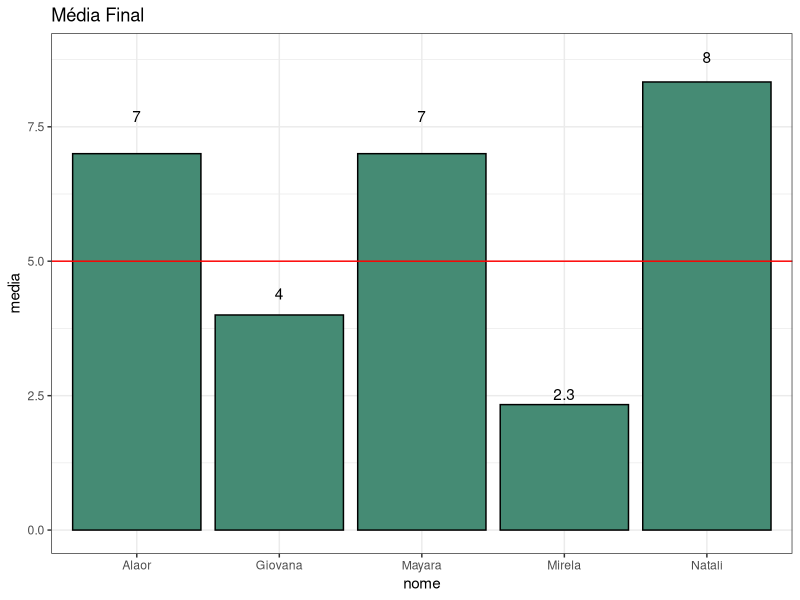
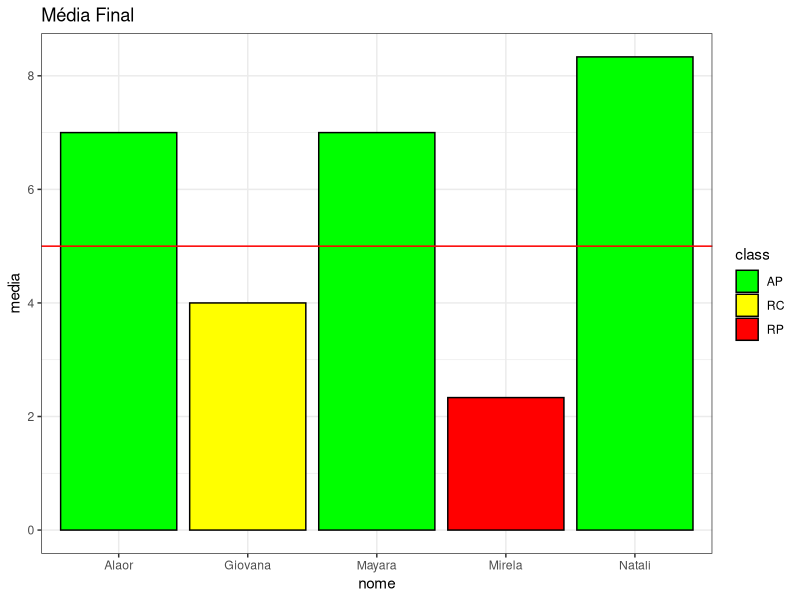

These figures' R source, in order:
# Data 10/12/2024 - Lista 03
# Exercício 01
x <- 100
y <- 68
if(x > y){
  print(x)
} else {
  print(y)
}

# Exercício 01.1
# Criar uma estrutura que classica
# a nota final do aluno:
# se a nota fou maior ou igual a 5
# "aprovado" caso contrário,
# "reprovado".
nota_final <- 4.99
if(nota_final >= 5){
  print('Aprovado')
} else {
  print('Reprovado')
}
ceiling(nota_final) # inteiro superior
floor(nota_final) # inteiro inferior

# Exercício 01.2
# implementar:
# 0 a 2.99 - reprovado
# 3 a 4.99 - recuperação
# 5 a 10 - aprovado
nota <- 8.99
if(nota < 3){
  print("Reprovado")
} else if(nota < 5){
  print("Recuperação")
} else {
  print("Aprovado")
}

# Vamos para o R das Ruas, com
# vetores.
# construção do vetor de nomes
nome <- c("Natali","Mirela","Mayara",
          "Giovana","Alaor")
n1 <- c(10,2,7,4,10)
n2 <- c(7,3,7,4,5)
n3 <- c(8,2,7,4,6)

# criando um frame de dados com os
# objetos
dados <- data.frame(nome,n1,n2,n3)
dados$media <- (dados$n1+dados$n2+dados$n3)/3
dados[1,] # mostrando a linha 1
dados[1] # coluna 01
dados[,1] # vetor coluna 1

# média da prova 1
mean(dados$n1)
mean(dados$n2)
mean(dados$n3)
mean(dados$media)

# média das notas (colunas 2 a 4)
apply(dados[2:5], 2, max)

# aprovado e reprovado
dados$class <- ifelse(dados$media>5,
                      "aprovado","reprovado")
dados$class_1 <- ifelse(dados$media<3,
                        "reprovado",
                        ifelse(dados$media<5,
                               "recuperação",
                               "aprovado"))
dados



# Utilizando o tidyverse
library(tidyverse)
nome <- c("Natali","Mirela","Mayara",
          "Giovana","Alaor")
n1 <- c(10,2,7,4,10)
n2 <- c(7,3,7,4,5)
n3 <- c(8,2,7,4,6)
dados <- data.frame(nome,n1,n2,n3)

# selecionar a coluna n1
dados |>
  select(n1)

#selecionar as clunas nome e n3
dados |>
  select(nome, n3)

# selecionar apenas os alunos
# com 10 em n1
dados |>
  filter(n1 == 10)

# selecionar apenas os alunos
# com n3 menor ou igual a 5
dados |>
  filter(n3 <= 5) |>
  select(nome, n3)

# Média das notas
dados |>
  mutate(
    media = (n1+n2+n3)/3,
    class = ifelse(media<5,"RP","AP"),
    class_1 = ifelse(media<3,"RP",
                     ifelse(media<5,
                            "RC","AP"))
  )

# Gráfico de coluna das médias
dados |>
  mutate(
    media=(n1+n2+n3)/3
  ) |>
  ggplot(aes(x=nome,y=media)) +
  geom_col(color="black",
           fill = "aquamarine4") +
  labs(title = "Média Final") +
  geom_hline(yintercept = 5,
             color="red")+
  theme_bw() +
  annotate(
    "text",
    x = 1:5,
    y = c(7,4,7,2.3,8)*1.1,
    label = c(7,4,7,2.3,8)
  )

# Gráfico de coluna das médias
# classificação mapeada nas cores
library(tidyverse)
nome <- c("Natali","Mirela","Mayara",
          "Giovana","Alaor")
n1 <- c(10,2,7,4,10)
n2 <- c(7,3,7,4,5)
n3 <- c(8,2,7,4,6)
dados <- data.frame(nome,n1,n2,n3)
dados |>
  mutate(
    media = (n1+n2+n3)/3,
    class = ifelse(media < 3,
                   "RP",
                   ifelse(media < 5,
                   "RC","AP"))
  ) |>
  ggplot(aes(x=nome,y=media,fill=class)) +
  geom_col(color="black") +
  scale_fill_manual(values = c("green",
                               "yellow",
                               "red")) +
  theme_bw() +
  geom_hline(yintercept = 5,color="red") +
  labs(title = "Média Final")

# Exercício 2
num <- 2.004
if(num %% 1 == 0) {
  print("Número Inteiro")
  }else{
  print("Número Decimal")
  }

# Exercício 3 - adicionando o nulo tmb
num <- -1
if(num == 0){
  print("Nulo")
}else if(num > 0){
  print("Positivo")
}else{
  print("Negativo")
}


# Exercício 4
vogais <-c("a","e","i","o","u")
variavel <- 1
if(is.character(variavel)){
  variavel <- stringr::str_to_lower(variavel)
  if(variavel %in% vogais ){
    print("Vogal")
  } else{
    print("Consoante")
  }
}else{
  print("Não é caracter")
}


# Exercício 5
variavel <- 52
if(is.numeric(variavel)){
  if(variavel %% 2 ==0 ){
    print("Par")
  } else{
    print("Impar")
  }
}else{
  print("Não é numero")
}

# Exercício 6
a <- -2
b <- 4
c <- -2
delta <- b*b - 4*a*c
if(delta < 0){
  print("Raízes são imaginárias")
} else if(delta == 0){
  x = -b/(2*a)
  print(x)
} else{
  x1 = (-b+sqrt(delta))/2/a
  x2 = (-b-sqrt(delta))/2/a
  print(x1)
  print(x2)
}

# Exercício 7
A <- 15
B <- 15
C <- 15
if((A<B+C)&(B<A+C)&(C<A+B)){
  if((A==B)&(B==C)){
    print("Equilátero")
  }else if((A==B)|(A==C)|(B==C)){
    print("Isósceles")
  }else{
    print("Escaleno")
  }
}else{
  print("Não é triângulo")
}

# Exercício 8
# Um ano é bissexto se ele for divisível por 400 ou se ele for divisível por 4
# e não por 100.
# se (ano mod 400 == 0) ou ((ano mod 4 == 0) e (ano mod 100 != 0)) entao
# escreval(ano, " é bisexto!")
# fimse
# exemplos: Bissexto: 1980, 1984, 1988, 1992, 1996 e 2000.
# 1900 não foi bissexto, mas 1600 foi
ano <- 1997
if((ano%%400==0)|((ano%%4==0)&(ano%%100!=0))){
  print("Ano bisexto")
}else{
  print("Não bisexto")
}
